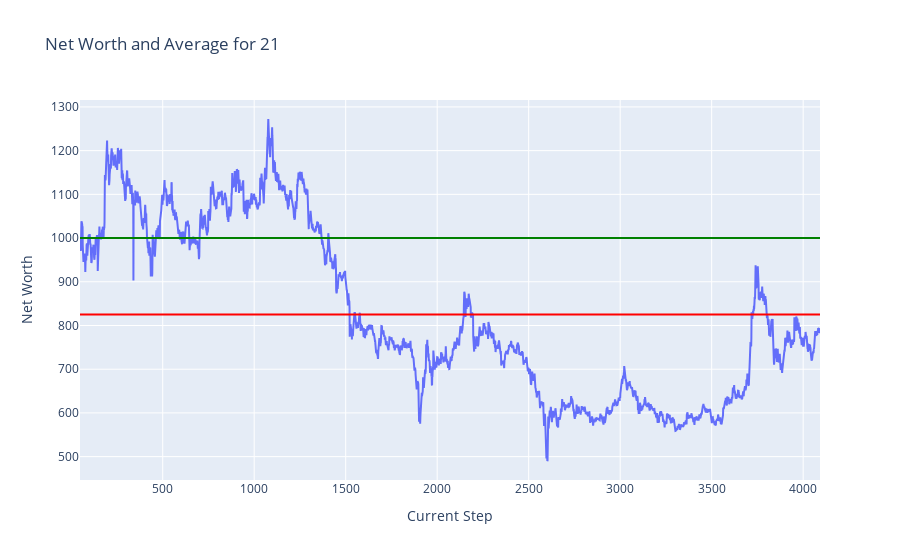
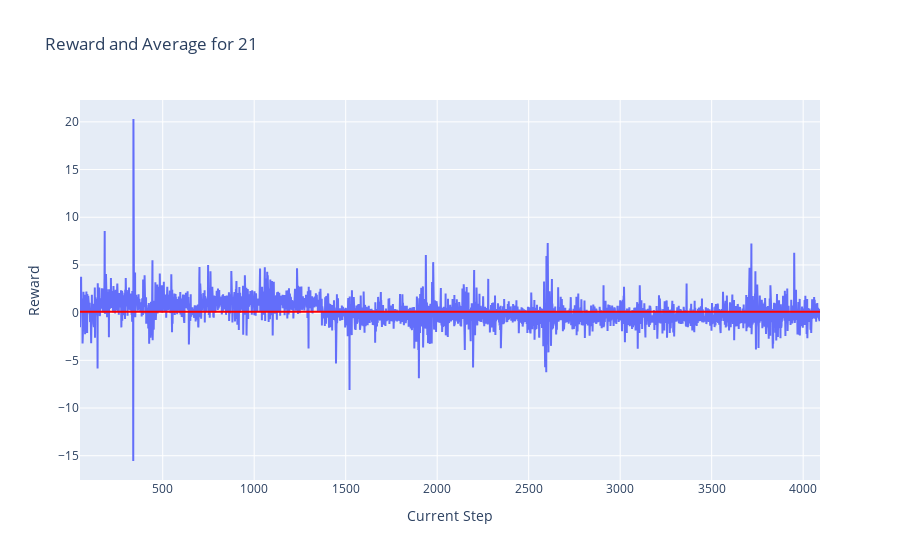
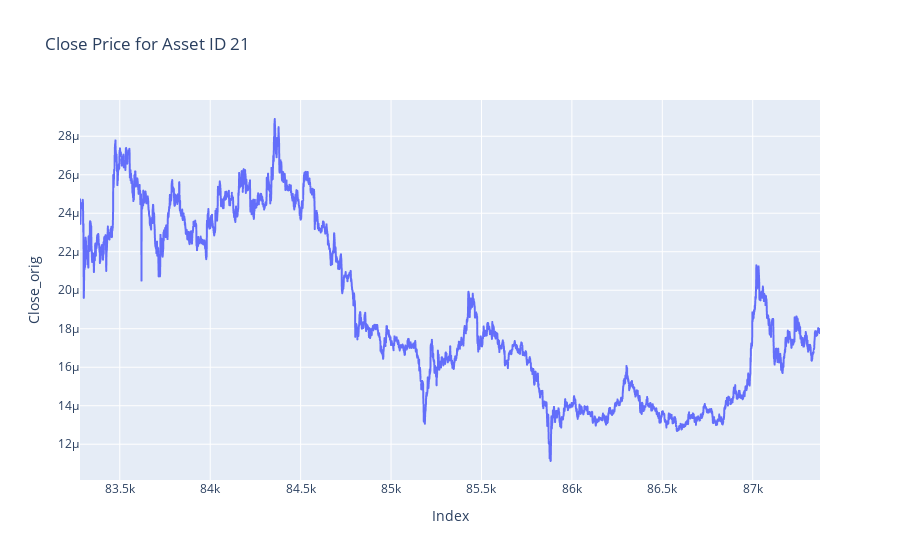

Write notebook code for charts like these, in order.
### Markdown cell above
## Plots

### Code cell
token = 21
plot_token_data(df = test_hist_df, token = token)
plot_reward_data(df = test_hist_df, token = token)
plot_close_by_asset(df= test_df, asset_id= token)

### Figure 1 — Plotly figure (JSON) as saved in the notebook; plotly's stock layout.template omitted (floating-point values rounded to 4 significant figures; data arrays with more than 128 entries replaced by an {"elided": "..."} marker saying what was removed)
{"data": [{"mode": "lines", "name": "Net Worth", "type": "scatter", "x": {"elided": "4045 int values"}, "y": {"elided": "4045 float values"}}], "layout": {"shapes": [{"line": {"color": "green"}, "name": "Net Worth = 1000", "type": "line", "x0": 0, "x1": 1, "xref": "x domain", "y0": 1000, "y1": 1000, "yref": "y"}, {"line": {"color": "red"}, "name": "Average Net Worth = 824.96", "type": "line", "x0": 0, "x1": 1, "xref": "x domain", "y0": 825.0, "y1": 825.0, "yref": "y"}], "title": {"text": "Net Worth and Average for 21"}, "xaxis": {"title": {"text": "Current Step"}}, "yaxis": {"title": {"text": "Net Worth"}}}}

### Figure 2 — Plotly figure (JSON) as saved in the notebook; plotly's stock layout.template omitted (floating-point values rounded to 4 significant figures; data arrays with more than 128 entries replaced by an {"elided": "..."} marker saying what was removed)
{"data": [{"mode": "lines", "name": "Reward", "type": "scatter", "x": {"elided": "4045 int values"}, "y": {"elided": "4045 float values"}}], "layout": {"shapes": [{"line": {"color": "red"}, "name": "Average Reward = 0.10", "type": "line", "x0": 0, "x1": 1, "xref": "x domain", "y0": 0.1021, "y1": 0.1021, "yref": "y"}], "title": {"text": "Reward and Average for 21"}, "xaxis": {"title": {"text": "Current Step"}}, "yaxis": {"title": {"text": "Reward"}}}}

### Figure 3 — Plotly figure (JSON) as saved in the notebook; plotly's stock layout.template omitted (floating-point values rounded to 4 significant figures; data arrays with more than 128 entries replaced by an {"elided": "..."} marker saying what was removed)
{"data": [{"hovertemplate": "Index=%{x}<br>Close_orig=%{y}<extra></extra>", "legendgroup": "", "line": {"color": "#636efa", "dash": "solid"}, "marker": {"symbol": "circle"}, "mode": "lines", "name": "", "showlegend": false, "type": "scattergl", "x": {"elided": "4093 int values"}, "xaxis": "x", "y": {"elided": "4093 float values"}, "yaxis": "y"}], "layout": {"legend": {"tracegroupgap": 0}, "title": {"text": "Close Price for Asset ID 21"}, "xaxis": {"anchor": "y", "domain": [0, 1], "title": {"text": "Index"}}, "yaxis": {"anchor": "x", "domain": [0, 1], "title": {"text": "Close_orig"}}}}
